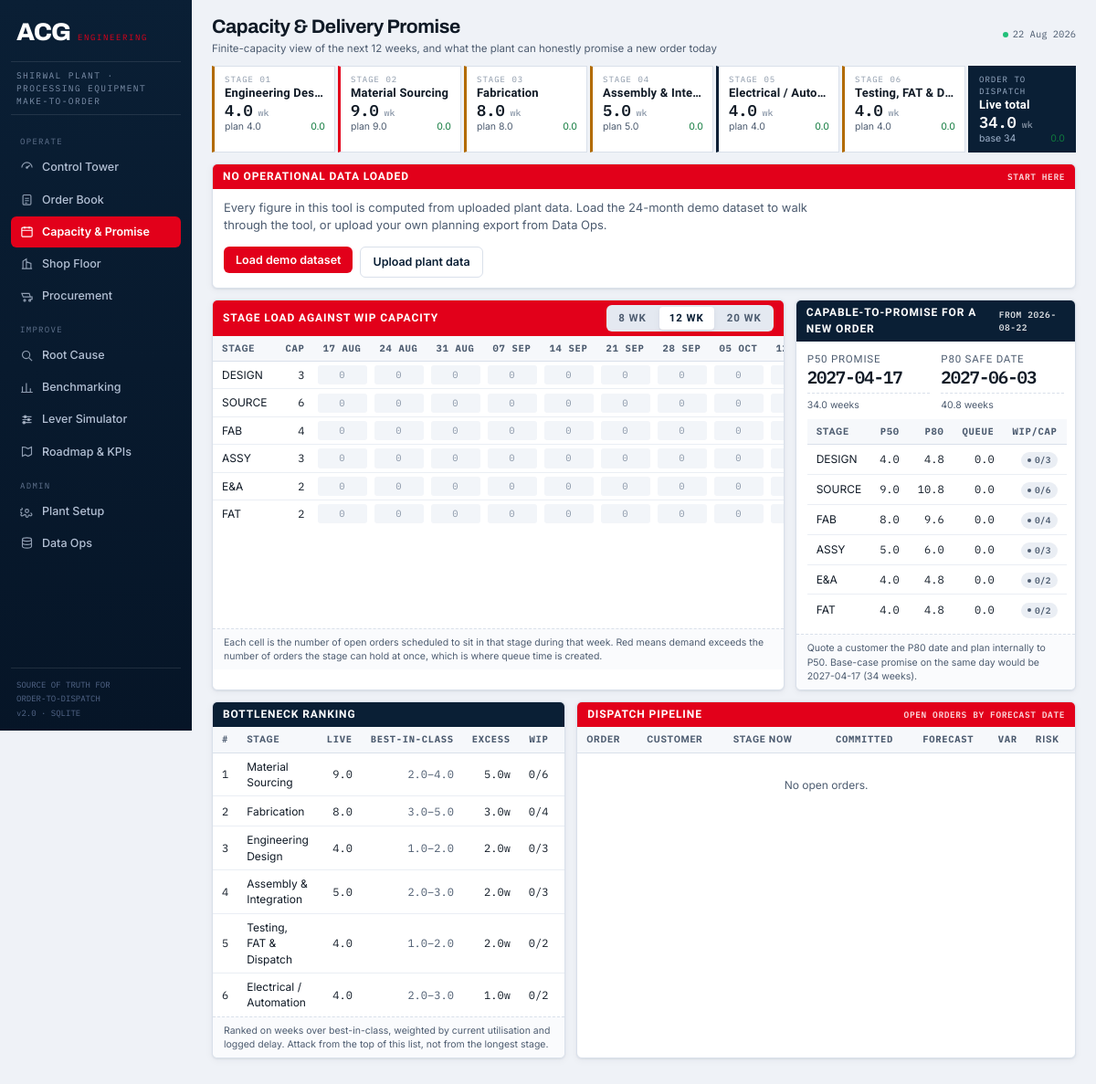
The app's page /schedule with its own data.
### tables this page shows
CREATE TABLE stages (
    id INTEGER PRIMARY KEY,
    seq INTEGER NOT NULL,
    name TEXT NOT NULL,
    short_name TEXT NOT NULL,
    acg_weeks REAL NOT NULL,
    industry_low REAL NOT NULL,
    industry_high REAL NOT NULL,
    best_in_class_low REAL NOT NULL,
    best_in_class_high REAL NOT NULL,
    wip_capacity INTEGER NOT NULL DEFAULT 4,   -- jobs the stage can hold concurrently
    owner_function TEXT NOT NULL DEFAULT ''
);

### app.py (the view)
@app.route("/schedule")
def schedule():
    db = get_db()
    horizon = int(request.args.get("weeks", 12))
    load, week_labels = E.stage_load(db, horizon)
    bottlenecks = E.bottleneck_ranking(db)
    quote = E.promise_quote(db)
    board = E.job_board(db)
    return render_template("schedule.html", load=load, week_labels=week_labels, horizon=horizon,
                           bottlenecks=bottlenecks, quote=quote, board=board[:14])

### app.py (called while the page is built)
def get_conn():
    conn = sqlite3.connect(DB)
    conn.row_factory = sqlite3.Row
    conn.execute("PRAGMA foreign_keys = ON")
    return conn

def get_db():
    if "db" not in g:
        g.db = get_conn()
    return g.db

@app.context_processor
def inject_globals():
    db = get_db()
    kpis = E.compute_kpis(db)
    spine = E.stage_actuals(db)
    return {
        "today_str": date.today().strftime("%d %b %Y"),
        "spine": spine,
        "spine_total": round(sum(s["live"] for s in spine), 1),
        "spine_bench": round(sum(s["benchmark"] for s in spine), 1),
        "g_kpis": kpis,
        "has_data": kpis["jobs_total"] > 0,
    }

### engine.py (called while the page is built)
def get_settings(db):
    out = dict(FIN_ASSUMPTIONS)
    try:
        for r in db.execute("SELECT key, value FROM settings").fetchall():
            if r["key"] in out:
                try:
                    out[r["key"]] = float(r["value"])
                except (TypeError, ValueError):
                    pass
    except Exception:
        pass
    return out

def plant_slip_factor(stats):
    live = sum(s["live"] for s in stats if s["has_data"])
    bench = sum(s["benchmark"] for s in stats if s["has_data"])
    if not bench:
        return 1.0
    return max(0.5, min(2.5, live / bench))

### templates/schedule.html (shortened to what this page needs)
{% extends "base.html" %}
{% block heading %}Capacity &amp; Delivery Promise{% endblock %}
{% block subheading %}Finite-capacity view of the next {{ horizon }} weeks, and what the plant can honestly promise a new order today{% endblock %}
{% block content %}
<div class="row">
  <div class="c8 panel">
    <div class="bar">Stage load against WIP capacity
      <span class="tabs">{% for w in [8, 12, 20] %}<a class="{{ 'on' if horizon==w }}" href="{{ url_for('schedule', weeks=w) }}">{{ w }} wk</a>{% endfor %}</span>
    </div>
    <div class="bd flush scroll">
      <table>
        <thead><tr><th>Stage</th><th class="num">Cap</th>{% for w in week_labels %}<th class="num">{{ w }}</th>{% endfor %}</tr></thead>
        <tbody>
        {% for s in load %}
          <tr><td>{{ s.short }}</td><td class="num">{{ s.capacity }}</td>
            {% for c in s.cells %}<td style="padding:3px 4px;"><span class="heat {{ c.tone }}" title="{{ c.load }} orders, {{ c.util|int }}% of capacity">{{ c.load }}</span></td>{% endfor %}
          </tr>
        {% endfor %}
        </tbody>
      </table>
    </div>
    <div class="note">Each cell is the number of open orders scheduled to sit in that stage during that week. Red means demand exceeds the number of orders the stage can hold at once, which is where queue time is created.</div>
  </div>
  <div class="c4 panel">
    <div class="bar navy">Capable-to-promise for a new order<span class="tag">FROM {{ quote.start }}</span></div>
    <div class="bd">
      <div class="row" style="margin-bottom:8px;">
        <div class="c6 kpi" style="grid-column:span 6"><div class="lab">P50 promise</div>
          <div class="val" style="font-size:19px;">{{ quote.p50_date }}</div>
          <div class="foot"><span>{{ quote.p50_weeks }} weeks</span></div></div>
        <div class="c6 kpi" style="grid-column:span 6"><div class="lab">P80 safe date</div>
          <div class="val" style="font-size:19px;">{{ quote.p80_date }}</div>
          <div class="foot"><span>{{ quote.p80_weeks }} weeks</span></div></div>
      </div>
      <table>
        <thead><tr><th>Stage</th><th class="num">P50</th><th class="num">P80</th><th class="num">Queue</th><th class="num">WIP/Cap</th></tr></thead>
        <tbody>
        {% for l in quote.lines %}
          <tr><td>{{ l.short }}</td><td class="num">{{ l.p50 }}</td><td class="num">{{ l.p80 }}</td>
            <td class="num">{{ l.queue }}</td>
            <td class="num"><span class="chip {{ 'bad' if l.wip > l.capacity else 'neutral' }}">{{ l.wip }}/{{ l.capacity }}</span></td></tr>
        {% endfor %}
        </tbody>
      </table>
    </div>
    <div class="note">Quote a customer the P80 date and plan internally to P50. Base-case promise on the same day would be {{ quote.base_case_date }} (34 weeks).</div>
  </div>
</div>
<div class="row">
  <div class="c5 panel">
    <div class="bar navy">Bottleneck ranking</div>
    <div class="bd flush">
      <table>
        <thead><tr><th>#</th><th>Stage</th><th class="num">Live</th><th class="num">Best-in-class</th><th class="num">Excess</th><th class="num">WIP</th><th class="num">Util</th><th class="num">Delay days</th></tr></thead>
        <tbody>
        {% for b in bottlenecks %}
          <tr><td class="mono">{{ b.rank }}</td><td>{{ b.name }}</td>
            <td class="num">{{ b.live }}</td><td class="num muted">{{ b.best_low }}&#8211;{{ b.best_high }}</td>
            <td class="num">{{ b.excess_weeks }}w</td><td class="num">{{ b.wip }}/{{ b.capacity }}</td>
            <td class="num"><span class="chip {{ 'bad' if b.util > 100 else ('warn' if b.util > 80 else 'good') }}">{{ b.util|int }}%</span></td>
            <td class="num">{{ b.delay_days }}</td></tr>
        {% endfor %}
        </tbody>
      </table>
    </div>
    <div class="note">Ranked on weeks over best-in-class, weighted by current utilisation and logged delay. Attack from the top of this list, not from the longest stage.</div>
  </div>
  <div class="c7 panel">
    <div class="bar">Dispatch pipeline<span class="tag">OPEN ORDERS BY FORECAST DATE</span></div>
    <div class="bd flush scroll">
      <table>
        <thead><tr><th>Order</th><th>Customer</th><th>Stage now</th><th class="num">Committed</th><th class="num">Forecast</th><th class="num">Var</th><th>Risk</th></tr></thead>
        <tbody>
        {% for r in board %}
          <tr class="link" onclick="location='{{ url_for('job_detail', job_id=r.job.id) }}'">
            <td class="mono">{{ r.job.job_no }}</td><td>{{ r.job.customer }}</td><td>{{ r.current_stage }}</td>
            <td class="num tiny">{{ r.committed }}</td><td class="num tiny">{{ r.predicted }}</td>
            <td class="num">{{ '+' if r.variance_days > 0 }}{{ r.variance_days }}d</td>
            <td><span class="chip {{ r.tone }}">{{ r.risk }}</span></td></tr>
        {% else %}<tr><td colspan="7" class="empty">No open orders.</td></tr>{% endfor %}
        </tbody>
      </table>
    </div>
  </div>
</div>
{% endblock %}

### templates/base.html (shortened to what this page needs)
<!DOCTYPE html>
<html lang="en">
<head>
<link rel="stylesheet" href="{{ url_for('static', filename='css/style.css') }}">
</head>
<body>
<div class="shell">
<aside class="rail">
  <div class="mark"><b>ACG</b><span>ENGINEERING</span></div>
  <div class="plant">SHIRWAL PLANT · PROCESSING EQUIPMENT<br>MAKE-TO-ORDER</div>
  <nav>
    <div class="grp">OPERATE</div>
    <a href="{{ url_for('dashboard') }}" class="{{ 'on' if request.endpoint=='dashboard' }}">
      <svg viewBox="0 0 24 24" fill="none" stroke="currentColor" stroke-width="1.8"><path d="M3 12a9 9 0 0 1 18 0"/><path d="M12 12l5-4"/><circle cx="12" cy="12" r="1.3" fill="currentColor"/></svg>Control Tower</a>
    <a href="{{ url_for('jobs_list') }}" class="{{ 'on' if request.endpoint in ['jobs_list','job_detail'] }}">
      <svg viewBox="0 0 24 24" fill="none" stroke="currentColor" stroke-width="1.8"><rect x="5" y="4" width="14" height="17" rx="2"/><path d="M8.5 10h7M8.5 14h7M8.5 18h4"/></svg>Order Book</a>
    <a href="{{ url_for('schedule') }}" class="{{ 'on' if request.endpoint=='schedule' }}">
      <svg viewBox="0 0 24 24" fill="none" stroke="currentColor" stroke-width="1.8"><rect x="3" y="5" width="18" height="16" rx="2"/><path d="M3 10h18M8 3v4M16 3v4"/></svg>Capacity &amp; Promise</a>
    <a href="{{ url_for('floor') }}" class="{{ 'on' if request.endpoint=='floor' }}">
      <svg viewBox="0 0 24 24" fill="none" stroke="currentColor" stroke-width="1.8"><path d="M3 21h18M5 21V8l6-4v17M11 21V9l8 3v9"/><path d="M15 15h.01M15 18h.01"/></svg>Shop Floor</a>
    <a href="{{ url_for('procurement') }}" class="{{ 'on' if request.endpoint=='procurement' }}">
      <svg viewBox="0 0 24 24" fill="none" stroke="currentColor" stroke-width="1.8"><path d="M3 7h13l2 6H5.5z"/><path d="M18 13h3v4h-3"/><circle cx="8" cy="19" r="1.6"/><circle cx="17" cy="19" r="1.6"/></svg>Procurement</a>
    <div class="grp">IMPROVE</div>
    <a href="{{ url_for('root_cause') }}" class="{{ 'on' if request.endpoint=='root_cause' }}">
      <svg viewBox="0 0 24 24" fill="none" stroke="currentColor" stroke-width="1.8"><circle cx="10.5" cy="10.5" r="6.5"/><path d="M15.3 15.3 21 21"/></svg>Root Cause</a>
    <a href="{{ url_for('benchmark') }}" class="{{ 'on' if request.endpoint=='benchmark' }}">
      <svg viewBox="0 0 24 24" fill="none" stroke="currentColor" stroke-width="1.8"><path d="M4 20V10M11 20V4M18 20v-7M2 20h20"/></svg>Benchmarking</a>
    <a href="{{ url_for('simulator') }}" class="{{ 'on' if request.endpoint=='simulator' }}">
      <svg viewBox="0 0 24 24" fill="none" stroke="currentColor" stroke-width="1.8"><path d="M4 7h16M4 12h16M4 17h16"/><circle cx="9" cy="7" r="2" fill="#fff"/><circle cx="15" cy="12" r="2" fill="#fff"/><circle cx="7" cy="17" r="2" fill="#fff"/></svg>Lever Simulator</a>
    <a href="{{ url_for('roadmap') }}" class="{{ 'on' if request.endpoint=='roadmap' }}">
      <svg viewBox="0 0 24 24" fill="none" stroke="currentColor" stroke-width="1.8"><path d="M4 4v16l5-2.5L14 20l6-3V4l-6 3-5-2.5L4 4Z"/></svg>Roadmap &amp; KPIs</a>
    <div class="grp">ADMIN</div>
    <a href="{{ url_for('setup') }}" class="{{ 'on' if request.endpoint=='setup' }}">
      Plant Setup</a>
    <a href="{{ url_for('data_ops') }}" class="{{ 'on' if request.endpoint=='data_ops' }}">
      <svg viewBox="0 0 24 24" fill="none" stroke="currentColor" stroke-width="1.8"><ellipse cx="12" cy="6" rx="8" ry="3"/><path d="M4 6v12c0 1.7 3.6 3 8 3s8-1.3 8-3V6M4 12c0 1.7 3.6 3 8 3s8-1.3 8-3"/></svg>Data Ops</a>
  </nav>
  <div class="foot">SOURCE OF TRUTH FOR<br>ORDER-TO-DISPATCH<br>v2.0 · SQLITE</div>
</aside>
<main class="main">
  <div class="topbar">
    <div>
      <h1>{% block heading %}{% endblock %}</h1>
      <div class="sub">{% block subheading %}{% endblock %}</div>
    </div>
    <div class="meta">
      <span><span class="dot"></span>{{ today_str }}</span>
    </div>
  </div>
  {% block spine %}
  <div class="spine">
    {% for s in spine %}
    <div class="seg {{ 'hot' if s.gap_vs_best > 3 else ('warm' if s.gap_vs_best > 1 else '') }}">
      <div class="n">STAGE 0{{ s.seq }}</div>
      <div class="nm">{{ s.name }}</div>
      <div class="v">{{ s.live }}<small> wk</small></div>
      <div class="d">
        <span>plan {{ s.benchmark }}</span>
        <span class="{{ 'up' if s.vs_benchmark > 0 else 'down' }}">{{ '+' if s.vs_benchmark > 0 }}{{ s.vs_benchmark }}</span>
      </div>
    </div>
    {% endfor %}
    <div class="seg tot">
      <div class="n">ORDER TO DISPATCH</div>
      <div class="nm" style="color:#fff">Live total</div>
      <div class="v">{{ spine_total }}<small> wk</small></div>
      <div class="d"><span>base 34</span><span class="{{ 'up' if spine_total > 34 else 'down' }}">{{ '+' if spine_total > 34 }}{{ (spine_total - 34)|round(1) }}</span></div>
    </div>
  </div>
  {% endblock %}
  {% if not has_data and request.endpoint != 'data_ops' %}
  <div class="row"><div class="c12 panel"><div class="bar">No operational data loaded<span class="tag">START HERE</span></div>
    <div class="bd" style="display:flex;justify-content:space-between;align-items:center;gap:14px;flex-wrap:wrap;">
      <div class="muted" style="max-width:640px;">Every figure in this tool is computed from uploaded plant data. Load the 24-month demo dataset to walk through the tool, or upload your own planning export from Data Ops.</div>
      <div style="display:flex;gap:8px;">
        <form method="POST" action="{{ url_for('load_demo') }}"><button type="submit">Load demo dataset</button></form>
        <a class="btn ghost" href="{{ url_for('data_ops') }}">Upload plant data</a>
      </div>
    </div></div></div>
  {% endif %}
  {% block content %}{% endblock %}
</main>
</div>
</body>
</html>

### records on screen
stages: seq "1", name "Engineering Des…", live "4.0", benchmark "4.0", vs_benchmark "0.0", short "DESIGN", capacity "3", load "0" "0" "0" "0" "0" "0" "0" "0", p50 "4.0", p80 "4.8", queue "0.0", wip "0", rank "3", name "Engineering Design", best_low "1.0", best_high "2.0", excess_weeks "2.0"
stages: seq "2", name "Material Sourcing", live "9.0", benchmark "9.0", vs_benchmark "0.0", short "SOURCE", capacity "6", load "0" "0" "0" "0" "0" "0" "0" "0", p50 "9.0", p80 "10.8", queue "0.0", wip "0", rank "1", best_low "2.0", best_high "4.0", excess_weeks "5.0"
stages: seq "3", name "Fabrication", live "8.0", benchmark "8.0", vs_benchmark "0.0", short "FAB", capacity "4", load "0" "0" "0" "0" "0" "0" "0" "0", p50 "8.0", p80 "9.6", queue "0.0", wip "0", rank "2", best_low "3.0", best_high "5.0", excess_weeks "3.0"
stages: seq "4", name "Assembly & Inte…", live "5.0", benchmark "5.0", vs_benchmark "0.0", short "ASSY", capacity "3", load "0" "0" "0" "0" "0" "0" "0" "0", p50 "5.0", p80 "6.0", queue "0.0", wip "0", rank "4", name "Assembly & Integration", best_low "2.0", best_high "3.0", excess_weeks "2.0"
stages: seq "5", name "Electrical / Auto…", live "4.0", benchmark "4.0", vs_benchmark "0.0", short "E&A", capacity "2", load "0" "0" "0" "0" "0" "0" "0" "0", p50 "4.0", p80 "4.8", queue "0.0", wip "0", rank "6", name "Electrical / Automation", best_low "2.0", best_high "3.0", excess_weeks "1.0"
stages: seq "6", name "Testing, FAT & D…", live "4.0", benchmark "4.0", vs_benchmark "0.0", short "FAT", capacity "2", load "0" "0" "0" "0" "0" "0" "0" "0", p50 "4.0", p80 "4.8", queue "0.0", wip "0", rank "5", name "Testing, FAT & Dispatch", best_low "1.0", best_high "2.0", excess_weeks "2.0"

### other values on screen
{{ horizon }} "12"
{{ spine_total }} "34.0"
{{ (spine_total - 34)|round(1) }} "0.0"
{{ w }} "8" "12" "20"
{{ w }} "17 AUG" "24 AUG" "31 AUG" "07 SEP" "14 SEP" "21 SEP" "28 SEP" "05 OCT"
{{ quote.start }} "2026-08-22"
{{ quote.p50_date }} "2027-04-17"
{{ quote.p50_weeks }} "34.0"
{{ quote.p80_date }} "2027-06-03"
{{ quote.p80_weeks }} "40.8"
{{ quote.base_case_date }} "2027-04-17"
